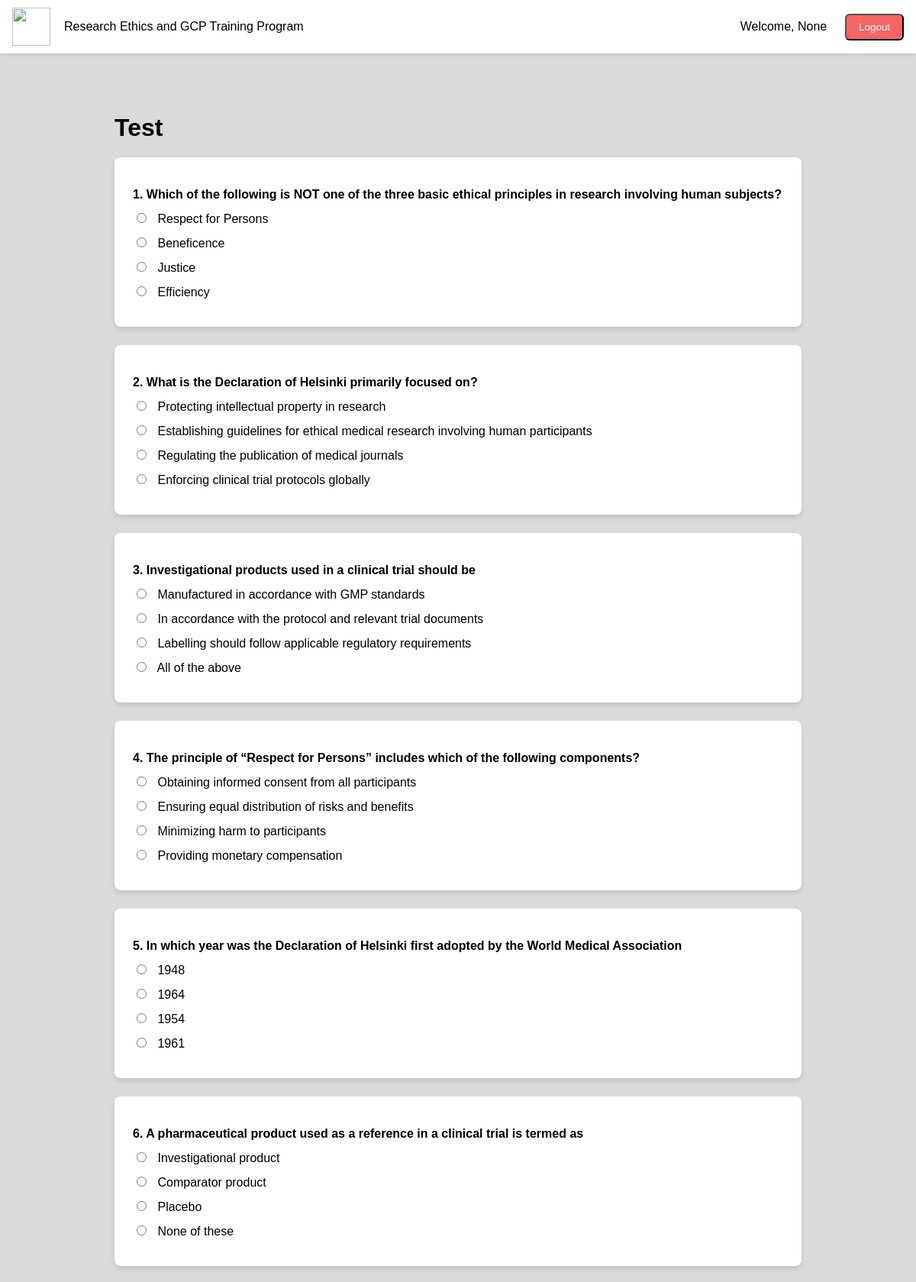
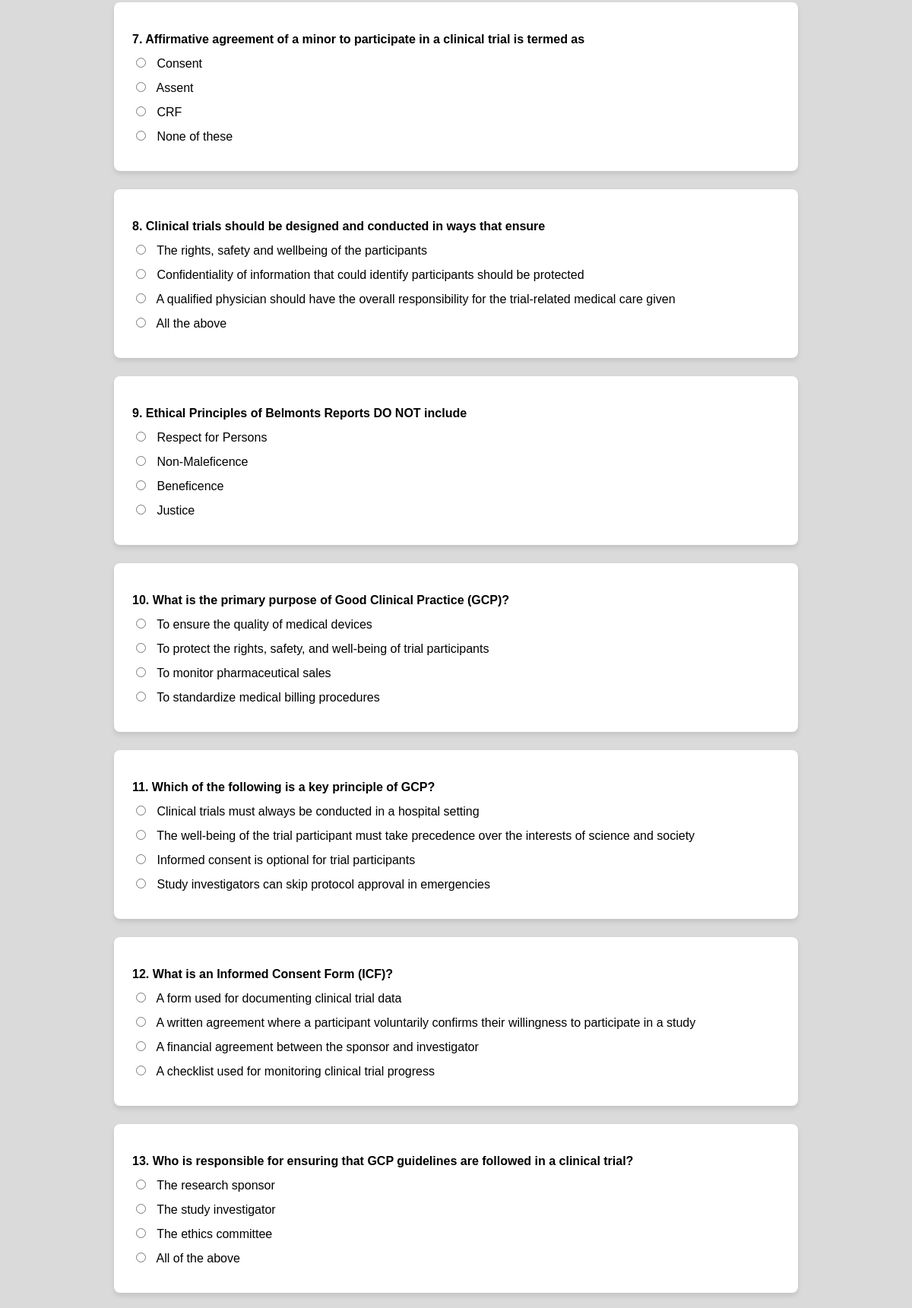
The page /test/ (signed in, upper part) on the database its author committed (2 pictures, top to bottom).
### exam/models.py (models this page shows, shortened)
class User(AbstractUser):
    email = models.EmailField(unique=True)
    date_of_birth = models.DateField(null=True)
    institute_name = models.CharField(max_length=200)
    full_name = models.CharField(max_length=200,null=True)

class Question(models.Model):
    question_text = models.CharField(max_length=500)
    option1 = models.CharField(max_length=200)
    option2 = models.CharField(max_length=200)
    option3 = models.CharField(max_length=200)
    option4 = models.CharField(max_length=200)
    correct_answer = models.CharField(max_length=200)

### exam/views.py (the view, shortened to what this page needs)
# urls.py: path('test/', views.take_test, name='take_test'),
@login_required
def take_test(request):
    if TestAttempt.objects.filter(user=request.user, passed=True).exists():
        return redirect("dashboard")
    questions = Question.objects.all()
    return render(request, 'test.html', {'questions': questions})

### exam/templates/test.html (shortened to what this page needs)
{% extends 'base.html' %}
{% block content %}
<div class="test-container">
    <h2 class="title">Test</h2>
    <form method="post" class="form">
        {% for question in questions %}
            <div class="question-card">
                <p class="question">{{ forloop.counter }}. {{ question.question_text }}</p>
                <div class="options">
                    <div>
                        <input type="radio" name="question_{{ question.id }}" value="{{ question.option1 }}" required>
                        <label>{{ question.option1 }}</label>
                    </div>
                    <div>
                        <input type="radio" name="question_{{ question.id }}" value="{{ question.option2 }}">
                        <label>{{ question.option2 }}</label>
                    </div>
                    <div>
                        <input type="radio" name="question_{{ question.id }}" value="{{ question.option3 }}">
                        <label>{{ question.option3 }}</label>
                    </div>
                    <div>
                        <input type="radio" name="question_{{ question.id }}" value="{{ question.option4 }}">
                        <label>{{ question.option4 }}</label>
                    </div>
                </div>
            </div>
        {% endfor %}
    </form>
</div>
{% endblock %}

### exam/templates/base.html (shortened to what this page needs)
<!DOCTYPE html>
<html>
<head>
</head>
<body>
    <nav>
        <div class="nav-wrapper">
            <div class="nav-left">
                <img src="https://ccras.nic.in/wp-content/uploads/2023/05/cropped-ccras_logo-e1685092699589.jpg" />
                <a href="{% url 'dashboard' %}">Research Ethics and GCP Training Program</a>
            </div>
            {% if user.is_authenticated %}
                <div class="nav-right">
                    <span>Welcome, {{ user.full_name }}</span>
                    <form action="{% url 'logout' %}" method="post">
                        <button class="logout-button" type="submit">Logout</button>
                    </form>
                </div>
            {% endif %}
        </div>
    </nav>
    <div class="container">
        {% block content %}
        {% endblock %}
    </div>
</body>
</html>

### exam/templates/base.html (style rules this page uses)
body { background-color: #dadada; font-family: Arial, sans-serif; margin: 0px; }
nav { background-color: white; box-shadow: 0 2px 4px rgba(0, 0, 0, 0.1); height: 70px; }
.container { max-width: 1280px; margin: 0 auto; padding: 2rem 1rem; }
.nav-wrapper { max-width: 1440px; margin: 0 auto; padding: 0 1rem; display: flex; justify-content: space-between; align-items: center; height: 100%; }
.nav-left { display: flex; align-items: center; }
.nav-left img { height: 50px; width: 50px; }
.nav-left a { padding: 1rem 0.5rem; text-decoration: none; color: black; margin-left: 10px; }
.nav-right { display: flex; align-items: center; gap: 1rem; }
.nav-right span { padding: 1rem 0.5rem; }
.logout-button { padding: 0.5rem 1rem; background-color: #f56565; color: white; border-radius: 0.375rem; text-decoration: none; }

### exam/templates/test.html (style rules this page uses)
body { font-family: Arial, sans-serif; margin: 0; padding: 0; }
.test-container { max-width: 900px; margin: 0 auto; padding: 20px; }
.title { font-size: 2rem; font-weight: bold; margin-bottom: 20px; }
.form { display: flex; flex-direction: column; gap: 24px; }
.question-card { background-color: #ffffff; border-radius: 8px; padding: 24px; box-shadow: 0 4px 6px rgba(0, 0, 0, 0.1); }
.question { font-weight: 600; margin-bottom: 12px; }
.options div { margin-bottom: 12px; }
input[type="radio"] { margin-right: 10px; }

### rows shown on the page
User: full_name "None"
Question: question_text "Which of the following is NOT one of the three basic ethical principles in research involving human subjects?", option1 "Respect for Persons", option2 "Beneficence", option3 "Justice", option4 "Efficiency"
Question: question_text "What is the Declaration of Helsinki primarily focused on?", option1 "Protecting intellectual property in research", option2 "Establishing guidelines for ethical medical research involving human participants", option3 "Regulating the publication of medical journals", option4 "Enforcing clinical trial protocols globally"
Question: question_text "Investigational products used in a clinical trial should be", option1 "Manufactured in accordance with GMP standards", option2 "In accordance with the protocol and relevant trial documents", option3 "Labelling should follow applicable regulatory requirements", option4 "All of the above"
Question: question_text "The principle of “Respect for Persons” includes which of the following components?", option1 "Obtaining informed consent from all participants", option2 "Ensuring equal distribution of risks and benefits", option3 "Minimizing harm to participants", option4 "Providing monetary compensation"
Question: question_text "In which year was the Declaration of Helsinki first adopted by the World Medical Association", option1 "1948", option2 "1964", option3 "1954", option4 "1961"
Question: question_text "A pharmaceutical product used as a reference in a clinical trial is termed as", option1 "Investigational product", option2 "Comparator product", option3 "Placebo", option4 "None of these"
Question: question_text "Affirmative agreement of a minor to participate in a clinical trial is termed as", option1 "Consent", option2 "Assent", option3 "CRF", option4 "None of these"
Question: question_text "Clinical trials should be designed and conducted in ways that ensure", option1 "The rights, safety and wellbeing of the participants", option2 "Confidentiality of information that could identify participants should be protected", option3 "A qualified physician should have the overall responsibility for the trial-related medical care given", option4 "All the above"
Question: question_text "Ethical Principles of Belmonts Reports DO NOT include", option1 "Respect for Persons", option2 "Non-Maleficence", option3 "Beneficence", option4 "Justice"
Question: question_text "What is the primary purpose of Good Clinical Practice (GCP)?", option1 "To ensure the quality of medical devices", option2 "To protect the rights, safety, and well-being of trial participants", option3 "To monitor pharmaceutical sales", option4 "To standardize medical billing procedures"
Question: question_text "Which of the following is a key principle of GCP?", option1 "Clinical trials must always be conducted in a hospital setting", option2 "The well-being of the trial participant must take precedence over the interests of science and society", option3 "Informed consent is optional for trial participants", option4 "Study investigators can skip protocol approval in emergencies"
Question: question_text "What is an Informed Consent Form (ICF)?", option1 "A form used for documenting clinical trial data", option2 "A written agreement where a participant voluntarily confirms their willingness to participate in a study", option3 "A financial agreement between the sponsor and investigator", option4 "A checklist used for monitoring clinical trial progress"
Question: question_text "Who is responsible for ensuring that GCP guidelines are followed in a clinical trial?", option1 "The research sponsor", option2 "The study investigator", option3 "The ethics committee", option4 "All of the above"
